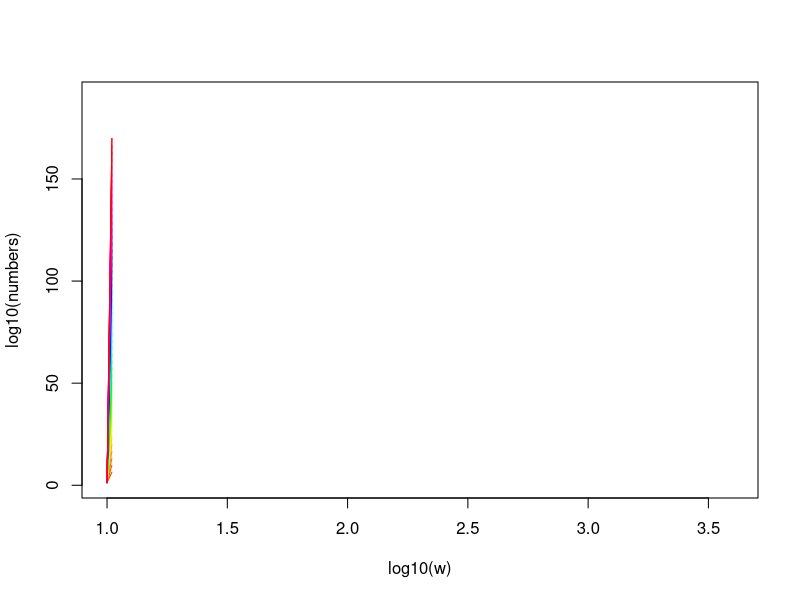

Write R code to recreate this figure.
# Simple size-structured model of salmon feeding on an unstructured resource (fed)
# JLB 31/10/2019

# Parameters:
ngrid   = 130                                  # No. of size classes          
tmax    = 10                                  # number of days
dt      = 0.1                                  # time step
isave   = 1                                    # how often to save results
wmin    = 10                                   # minimum size in g of grid
wmax    = 4000                                 #  max size weight g of grid
nsave  <- floor(tmax/(dt*isave)) # no. of time slots to save
# feeding
intake_coef = 8
intake_exp = 0.8
max_intake = 30
# intrinsic mortality
mort_coef = 0.01
mort_exp = -1/4
# metabolism
met_coef = 10
met_exp = 3/4
# assimilation efficiency
alpha  = 0.6
# egestion
egest =  1 - alpha

####----optional-------------

# Temperature dependence - same across all groups for the time being:
# c1=25.22                                      # constant used in Jennings et al. 2008 Proc B to standardize metabolism-temperature 
# # effects for Boltzmann equation. Derived from Simon's fit to Andy Clarke's data
# E=0.63                                        # activation energy, eV
# k=8.62*10^-5                                  # Boltzmann's constant

### -----------------------------

# Set up  matrices
  
w         <- 10^(seq(from=log10(wmin),to=log10(wmax),length.out=ngrid)) # creating sequence from 
dw        <- diff(w)
dw[ngrid] <- dw[ngrid-1] # Set final dw as same as one before

#intrinsic natural mortality
Z =  mort_coef*w^mort_exp

# senescence mortality rate to limit large fish from building up in the system
# same function as in Law et al 2008, with chosen parameters gives similar M2 values as in Hall et al. 2006

# Arrays to save output 
# Can add more if necessary

N = array(0,dim=c(nsave,ngrid))     # Abundance at size
gg = array(0,dim=c(nsave,ngrid))    # growth rates of functional size spectrum groups
harvest = matrix(0,nrow=nsave)      # Total number of removals of fisheries/harvesting by group
biomass = matrix(0,nrow=nsave)      # Total biomass across sizes by group in tank
e = array(0,dim=c(nsave,ngrid))     # amount of egested food
detritus = matrix(0,nrow=nsave)     # biomass of detritus

# feed input
rb = array(10,nsave)          # Resource biomass pools (feed)

# initial numbers and sizes at start of experiment

N[,1] = 20

# Matrices for solver
#A <- matrix(0,ncol=ngrid)
#B <- matrix(0,ncol=ngrid)
#S <- matrix(0,ncol=ngrid) 


########---------------------------
# Main loop to iterate over time, N [days]



for (i in 1:(nsave-1)) {

  # growth rate in grams per unit time at size
  gg[i,]<- (alpha*intake_coef*w^intake_exp)*rb[i] - met_coef*w^met_exp
  
  # egested food at size
  egested <-(1-alpha)*intake_coef*w^intake_exp*rb[i]
  
   
  # total detritus input 
  
  detritus[i] <- sum(egested)
  
  ### ---- integration scheme to get number at size in next time step
  # Iterate each predator size spectrum one time step forward:
  # Set up matrix:
  # A[,idx] <- -gg[,idx-1]*dt/dwmat[,idx]
  # B[,idx] <- 1 + gg[,idx]*dt/dwmat[,idx] + Z[,idx]*dt
  # S[,idx] <- N[,idx]
  ### ---------------------------------------
  
  idx = 2:ngrid
  
  N[i+1,idx] = N[i,idx] - (dt/dw[idx])*N[i,idx]*gg[i,idx] + (dt/dw[idx])*N[i,idx-1]*gg[i,idx-1] - dt*N[i,idx]*Z[idx]
  
  
  # current density + growth into size - growth out of size - mortality
 
  
    
}
 

#plot set up to track size spectrum over time
r = rainbow(nsave)
plot(log10(w), log10(N[100,]), type="l", col=r[1], cex=1.2,xlab = "log10(w)", ylab="log10(numbers)")

#plot size spectrum over time
for (i in 3:nsave) points(log10(w), log10(N[i,]), type="l", col=r[i], cex=1.2)


